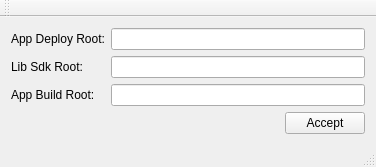
<?xml version="1.0" encoding="UTF-8"?>
<ui version="4.0">
 <class>MainWindow</class>
 <widget class="QMainWindow" name="MainWindow">
  <property name="geometry">
   <rect>
    <x>0</x>
    <y>0</y>
    <width>376</width>
    <height>159</height>
   </rect>
  </property>
  <property name="windowTitle">
   <string>Multi-link ConfigTool</string>
  </property>
  <widget class="QWidget" name="centralWidget">
   <layout class="QGridLayout" name="gridLayout">
    <item row="0" column="0">
     <widget class="QLabel" name="label">
      <property name="text">
       <string>App Deploy Root:</string>
      </property>
     </widget>
    </item>
    <item row="1" column="0">
     <widget class="QLabel" name="label_2">
      <property name="text">
       <string>Lib Sdk Root:</string>
      </property>
     </widget>
    </item>
    <item row="2" column="0">
     <widget class="QLabel" name="label_3">
      <property name="text">
       <string>App Build Root:</string>
      </property>
     </widget>
    </item>
    <item row="3" column="2">
     <widget class="QPushButton" name="pushButton">
      <property name="text">
       <string>Accept</string>
      </property>
     </widget>
    </item>
    <item row="2" column="1" colspan="2">
     <widget class="QLineEdit" name="lineEdit_3"/>
    </item>
    <item row="1" column="1" colspan="2">
     <widget class="QLineEdit" name="lineEdit_2"/>
    </item>
    <item row="0" column="1" colspan="2">
     <widget class="QLineEdit" name="lineEdit"/>
    </item>
    <item row="3" column="1">
     <spacer name="horizontalSpacer">
      <property name="orientation">
       <enum>Qt::Horizontal</enum>
      </property>
      <property name="sizeHint" stdset="0">
       <size>
        <width>40</width>
        <height>20</height>
       </size>
      </property>
     </spacer>
    </item>
   </layout>
  </widget>
  <widget class="QMenuBar" name="menuBar">
   <property name="geometry">
    <rect>
     <x>0</x>
     <y>0</y>
     <width>376</width>
     <height>17</height>
    </rect>
   </property>
  </widget>
  <widget class="QToolBar" name="mainToolBar">
   <attribute name="toolBarArea">
    <enum>TopToolBarArea</enum>
   </attribute>
   <attribute name="toolBarBreak">
    <bool>false</bool>
   </attribute>
  </widget>
  <widget class="QStatusBar" name="statusBar"/>
 </widget>
 <layoutdefault spacing="6" margin="11"/>
 <resources/>
 <connections/>
</ui>
